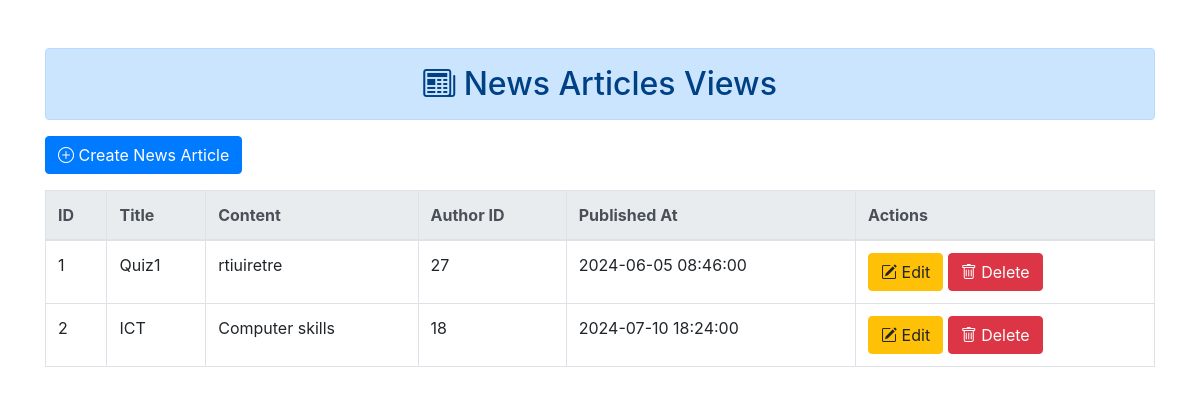
The app's page /backend/newsArticle/dashIndex.php with its own data.
### tables this page shows
CREATE TABLE `news` (
  `news_id` int(11) NOT NULL,
  `title` varchar(100) NOT NULL,
  `content` text,
  `author_id` int(11) DEFAULT NULL,
  `published_at` datetime DEFAULT NULL
);

### backend/newsArticle/dashIndex.php (the view, shortened to what this page needs)
<?php
include 'db_connection.php';
$results_per_page = 5;
if (!isset($_GET['page'])) {
    $page = 1;
} else {
    $page = $_GET['page'];
}
$start_from = ($page-1) * $results_per_page;
$sql = "SELECT * FROM news LIMIT $start_from, $results_per_page";
$result = $conn->query($sql);
?>
<!DOCTYPE html>
<html lang="en">
<head>
    <link href="https://stackpath.bootstrapcdn.com/bootstrap/4.5.2/css/bootstrap.min.css" rel="stylesheet">
    <link href="https://cdnjs.cloudflare.com/ajax/libs/bootstrap-icons/1.10.3/font/bootstrap-icons.min.css" rel="stylesheet">
</head>
<body>
    <div class="container mt-5">
        <h2 class="alert alert-primary p-3 text-center"><i class="bi bi-newspaper"></i> News Articles Views</h2>
        <a href="create_news.php" class="btn btn-primary mb-3"><i class="bi bi-plus-circle"></i> Create News Article</a>
        <table class="table table-bordered">
            <thead class="thead-light">
                <tr>
                    <th>ID</th>
                    <th>Title</th>
                    <th>Content</th>
                    <th>Author ID</th>
                    <th>Published At</th>
                    <th>Actions</th>
                </tr>
            </thead>
            <tbody>
                <?php
                $i12 = $start_from + 1;
                if ($result->num_rows > 0) {
                    while($row = $result->fetch_assoc()) {
                        echo "<tr>
                            <td>$i12</td>
                            <td>{$row['title']}</td>
                            <td>{$row['content']}</td>
                            <td>{$row['author_id']}</td>
                            <td>{$row['published_at']}</td>
                            <td>
                                <a href='update_news.php?id={$row['news_id']}' class='btn btn-warning'><i class='bi bi-pencil-square'></i> Edit</a>
                                <a href='delete_news.php?id={$row['news_id']}' class='btn btn-danger'><i class='bi bi-trash'></i> Delete</a>
                            </td>
                        </tr>";
                        $i12++;
                    }
                } else {
                    echo "<tr><td colspan='6' class='text-center'>No articles found</td></tr>";
                }
                ?>
            </tbody>
        </table>
    </div>
</body>
</html>

### records on screen
news: title "Quiz1", content "rtiuiretre", author "27", published_at "2024-06-05 08:46:00"
news: title "ICT", content "Computer skills", author "18", published_at "2024-07-10 18:24:00"
